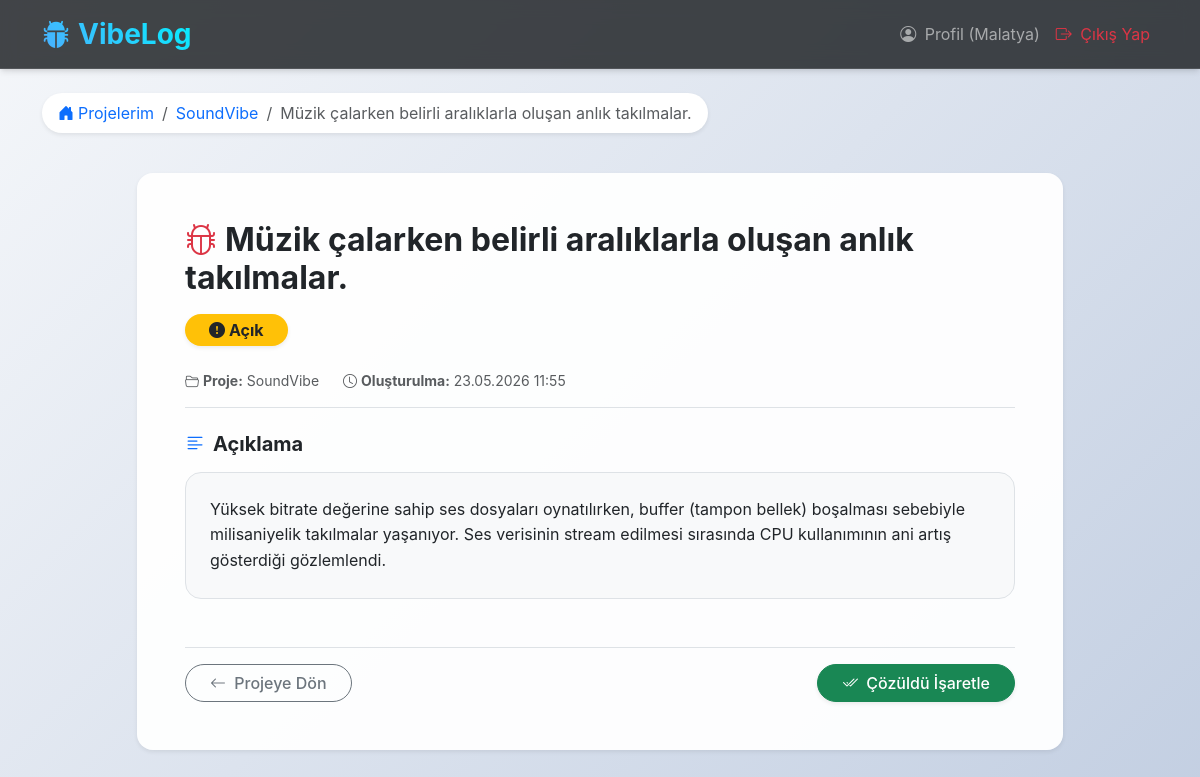
The page /bug/1 (signed in) on the database its author committed.
### app/models.py (models this page shows, shortened)
class User(UserMixin, db.Model):
    __tablename__ = 'users'
    id: Mapped[int] = mapped_column(primary_key=True)
    username: Mapped[str] = mapped_column(String(64), unique=True, nullable=False)
    email: Mapped[str] = mapped_column(String(120), unique=True, nullable=False)
    password_hash: Mapped[str] = mapped_column(String(256), nullable=False)
    created_at: Mapped[datetime] = mapped_column(default=datetime.utcnow)
    projects: Mapped[List["Project"]] = relationship(back_populates="user", cascade="all, delete-orphan")

class Project(db.Model):
    __tablename__ = 'projects'
    id: Mapped[int] = mapped_column(primary_key=True)
    name: Mapped[str] = mapped_column(String(100), nullable=False)
    description: Mapped[Optional[str]] = mapped_column(Text)
    created_at: Mapped[datetime] = mapped_column(default=datetime.utcnow)
    user_id: Mapped[int] = mapped_column(ForeignKey('users.id'), nullable=False)
    user: Mapped["User"] = relationship(back_populates="projects")
    bug_tickets: Mapped[List["BugTicket"]] = relationship(back_populates="project", cascade="all, delete-orphan")

class BugTicket(db.Model):
    __tablename__ = 'bug_tickets'
    id: Mapped[int] = mapped_column(primary_key=True)
    title: Mapped[str] = mapped_column(String(150), nullable=False)
    description: Mapped[str] = mapped_column(Text, nullable=False)
    status: Mapped[str] = mapped_column(String(50), default='Open')
    created_at: Mapped[datetime] = mapped_column(default=datetime.utcnow)
    project_id: Mapped[int] = mapped_column(ForeignKey('projects.id'), nullable=False)
    project: Mapped["Project"] = relationship(back_populates="bug_tickets")

### app/main/routes.py (the view)
@main.route('/bug/<int:bug_id>')
@login_required
def bug_detail(bug_id):
    bug = db.session.get(BugTicket, bug_id)
    if bug is None:
        abort(404)
    if bug.project.user_id != current_user.id:
        abort(403)
    return render_template('main/bug_detail.html', title=bug.title, bug=bug)

### app/models.py (called while the page is built)
@login_manager.user_loader
def load_user(id):
    return db.session.get(User, int(id))

### app/templates/main/bug_detail.html
{% extends "base.html" %}
{% block content %}
<div class="mb-4">
    <nav aria-label="breadcrumb">
        <ol class="breadcrumb bg-white px-3 py-2 rounded-pill shadow-sm d-inline-flex">
            <li class="breadcrumb-item"><a href="{{ url_for('main.index') }}" class="text-decoration-none"><i class="bi bi-house-door-fill me-1"></i>Projelerim</a></li>
            <li class="breadcrumb-item"><a href="{{ url_for('main.project_detail', id=bug.project.id) }}" class="text-decoration-none">{{ bug.project.name }}</a></li>
            <li class="breadcrumb-item active" aria-current="page">{{ bug.title }}</li>
        </ol>
    </nav>
</div>
<div class="row justify-content-center">
    <div class="col-lg-10">
        <div class="card shadow-sm mb-5 border-0 rounded-4">
            <div class="card-body p-4 p-md-5">
                <div class="d-flex justify-content-between align-items-start mb-4 flex-wrap gap-3">
                    <h2 class="card-title fw-bold text-dark mb-0"><i class="bi bi-bug me-2 text-danger"></i>{{ bug.title }}</h2>
                    <div>
                        {% if bug.status == 'Open' %}
                            <span class="badge rounded-pill bg-warning text-dark px-4 py-2 fs-6 shadow-sm"><i class="bi bi-exclamation-circle-fill me-1"></i>Açık</span>
                        {% elif bug.status == 'Closed' or bug.status == 'Çözüldü' %}
                            <span class="badge rounded-pill bg-success px-4 py-2 fs-6 shadow-sm"><i class="bi bi-check-circle-fill me-1"></i>Çözüldü</span>
                        {% else %}
                            <span class="badge rounded-pill bg-secondary px-4 py-2 fs-6 shadow-sm">{{ bug.status }}</span>
                        {% endif %}
                    </div>
                </div>
                <div class="d-flex align-items-center text-muted small mb-4 pb-3 border-bottom">
                    <span class="me-4"><i class="bi bi-folder2-open me-1"></i><strong>Proje:</strong> <a href="{{ url_for('main.project_detail', id=bug.project.id) }}" class="text-decoration-none text-muted">{{ bug.project.name }}</a></span>
                    <span><i class="bi bi-clock me-1"></i><strong>Oluşturulma:</strong> {{ bug.created_at.strftime('%d.%m.%Y %H:%M') }}</span>
                </div>
                <div class="mb-5">
                    <h5 class="fw-bold mb-3"><i class="bi bi-text-left me-2 text-primary"></i>Açıklama</h5>
                    <div class="p-4 bg-light rounded-4 border">
                        <p class="mb-0" style="white-space: pre-wrap; line-height: 1.6;">{{ bug.description }}</p>
                    </div>
                </div>
                <div class="d-flex justify-content-between align-items-center pt-3 border-top flex-wrap gap-2">
                    <a href="{{ url_for('main.project_detail', id=bug.project.id) }}" class="btn btn-outline-secondary rounded-pill px-4">
                        <i class="bi bi-arrow-left me-1"></i> Projeye Dön
                    </a>
                    {% if bug.status == 'Open' %}
                        <form action="{{ url_for('main.resolve_bug', id=bug.id) }}" method="POST" class="d-inline m-0 p-0">
                            <button type="submit" class="btn btn-success rounded-pill px-4 shadow-sm hover-card">
                                <i class="bi bi-check2-all me-1"></i> Çözüldü İşaretle
                            </button>
                        </form>
                    {% endif %}
                </div>
            </div>
        </div>
    </div>
</div>
{% endblock %}

### app/templates/base.html (shortened to what this page needs)
<!DOCTYPE html>
<html lang="tr">
<head>
    <link href="https://cdn.jsdelivr.net/npm/bootstrap@5.3.0/dist/css/bootstrap.min.css" rel="stylesheet">
    <link rel="stylesheet" href="https://cdn.jsdelivr.net/npm/bootstrap-icons@1.11.3/font/bootstrap-icons.min.css">
    <link rel="stylesheet" href="{{ url_for('static', filename='css/style.css') }}">
</head>
<body class="bg-light">
    <nav class="navbar navbar-expand-lg navbar-dark navbar-glass mb-4 sticky-top">
        <div class="container">
            <a class="navbar-brand fs-3 fw-bold text-gradient" href="/"><i class="bi bi-bug-fill me-2 text-primary"></i>VibeLog</a>
            <div class="collapse navbar-collapse" id="navbarNav">
                <ul class="navbar-nav ms-auto">
                    {% if current_user.is_authenticated %}
                        <li class="nav-item">
                            <a class="nav-link" href="#"><i class="bi bi-person-circle me-1"></i> Profil ({{ current_user.username }})</a>
                        </li>
                        <li class="nav-item">
                            <a class="nav-link text-danger" href="{{ url_for('auth.logout') }}"><i class="bi bi-box-arrow-right me-1"></i> Çıkış Yap</a>
                        </li>
                    {% endif %}
                </ul>
            </div>
        </div>
    </nav>
    <div class="container">
        {% block content %}{% endblock %}
    </div>
</body>
</html>

### app/static/css/style.css (style rules this page uses)
body { background: linear-gradient(135deg, #f5f7fa 0%, #c3cfe2 100%); min-height: 100vh; font-family: 'Inter', -apple-system, BlinkMacSystemFont, "Segoe UI", Roboto, "Helvetica Neue", Arial, sans-serif; }
.navbar-glass { background: rgba(33, 37, 41, 0.85) !important; backdrop-filter: blur(10px); -webkit-backdrop-filter: blur(10px); border-bottom: 1px solid rgba(255, 255, 255, 0.1); box-shadow: 0 4px 6px -1px rgba(0, 0, 0, 0.1), 0 2px 4px -1px rgba(0, 0, 0, 0.06); }
.text-gradient { background: linear-gradient(45deg, #4facfe 0%, #00f2fe 100%); -webkit-background-clip: text; -webkit-text-fill-color: transparent; background-clip: text; }
.card { border: none; border-radius: 1rem; box-shadow: 0 0.5rem 1rem rgba(0, 0, 0, 0.05); transition: transform 0.3s ease, box-shadow 0.3s ease; background: rgba(255, 255, 255, 0.95); }
.btn { border-radius: 0.5rem; transition: all 0.3s ease; font-weight: 500; }

### rows shown on the page
User: username "Malatya"
Project: project.name "SoundVibe"
BugTicket: title "Müzik çalarken belirli aralıklarla oluşan anlık takılmalar.", created_at "23.05.2026 11:55", description "Yüksek bitrate değerine sahip ses dosyaları oynatılırken, buffer (tampon bellek) boşalması sebebiyle milisaniyelik takılmalar yaşanıyor. Ses verisinin stream edilmesi sırasında CPU kullanımının ani artış gösterdiği gözlemlendi."
